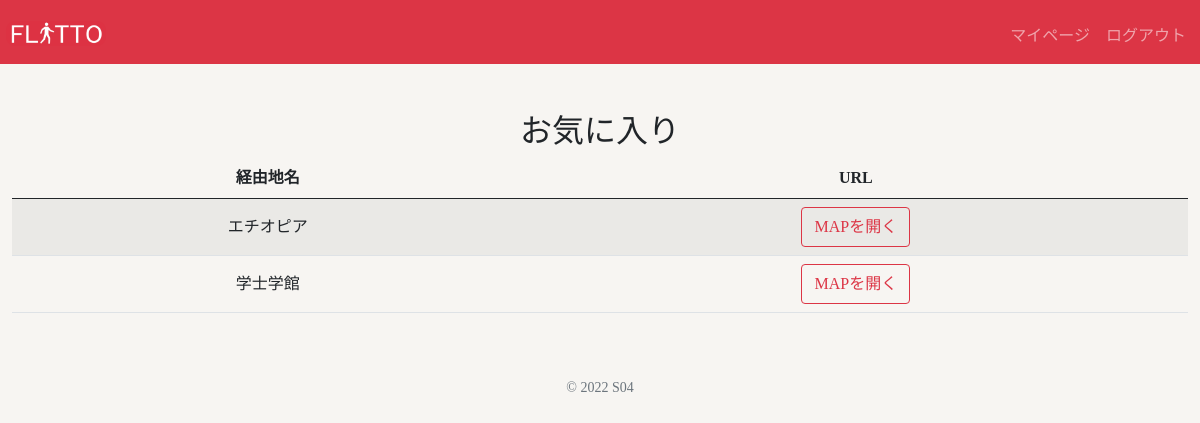
Before: /favorite (signed in) with the older database file.
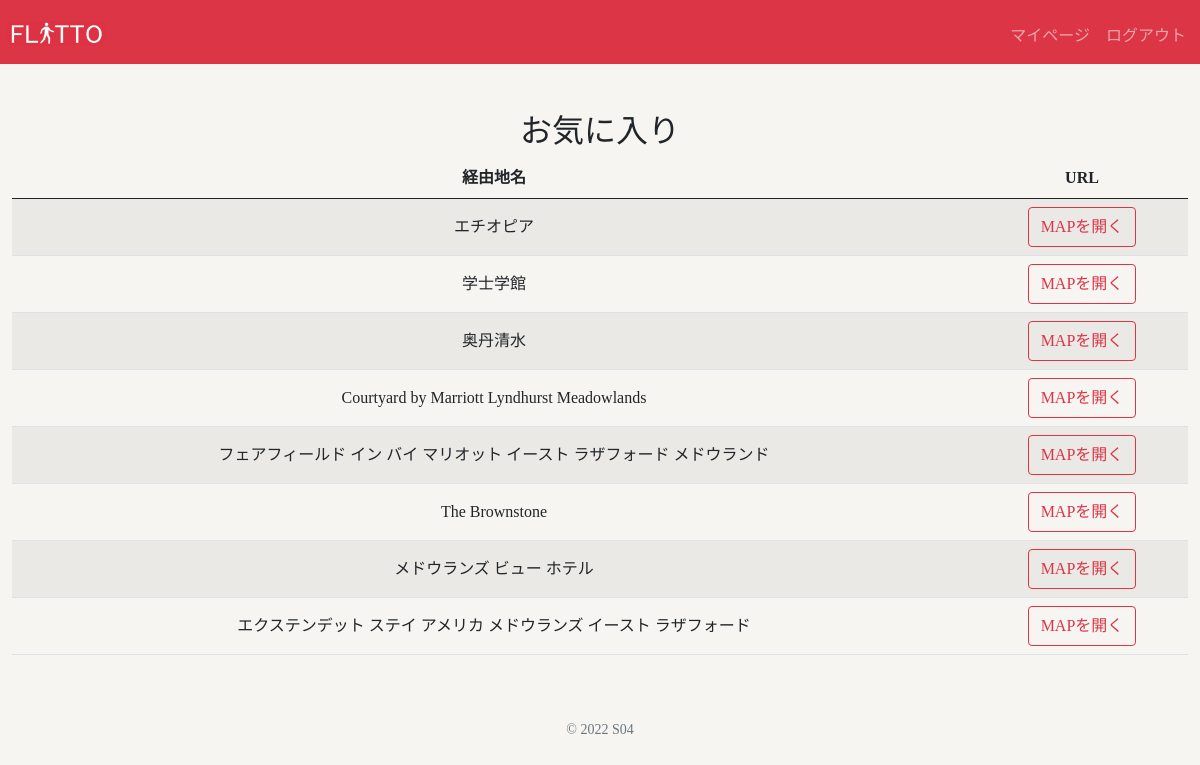
After: the same page with the newer database file.
### tables this page shows
CREATE TABLE 'favorite' ('id' INTEGER PRIMARY KEY AUTOINCREMENT NOT NULL, 'userid' INTEGER NOT NULL, 'name' TEXT NOT NULL, 'url' TEXT NOT NULL);

### app.py (the view)
@app.route("/favorite")
def favorite():
    userid = session['user_id']
    favorite = db.execute("SELECT * FROM favorite WHERE userid=?",userid)
    return render_template("favorite_test.html", favorite = favorite)

### templates/favorite_test.html (shortened to what this page needs)
{% extends "layout.html" %}
{% block main %}
<h2>お気に入り</h2>
<table class="table table-striped">
    <thead>
        <tr>
            <th>経由地名</th>
            <th>URL</th>
        </tr>
    </thead>
    <tbody>
        {% set a = namespace(cnt=0) %}
        {% for favorite in favorite %}
        <tr>
            <td>{{ favorite.name }}</td>
            <td><button onclick="location.href='{{favorite.url}}'"
                class="btn btn-outline-danger">MAPを開く</button></td>
        </tr>
        {% set a.cnt = a.cnt + 1 %}
        {% endfor %}
    </tbody>
</table>
{% endblock %}

Changed rows visible on the page:
added favorite: name "奥丹清水"
added favorite: name "Courtyard by Marriott Lyndhurst Meadowlands"
added favorite: name "フェアフィールド イン バイ マリオット イースト ラザフォード メドウランド"
added favorite: name "The Brownstone"
added favorite: name "メドウランズ ビュー ホテル"
added favorite: name "エクステンデット ステイ アメリカ メドウランズ イースト ラザフォード"
